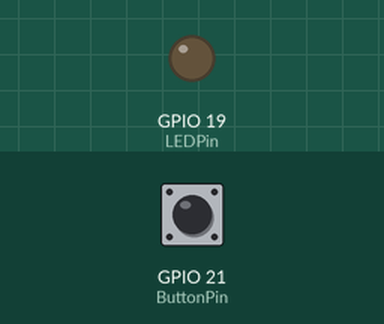
Simulated run of this program. Board: Raspberry Pi (BCM pin numbers). On the bench: output pins drawn as LEDs (lit = HIGH). The test bench sets the inputs (shaded band); at power-on: GPIO 21 (ButtonPin) LOW.

Above: at 1.2 s.
1.3 s: GPIO 21 (ButtonPin) pulled HIGH for 2.35 s
At 4.6 s:
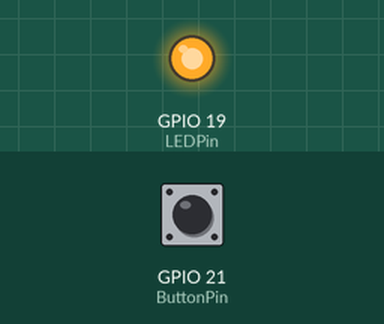
Timing chart, 0 to 11.1 s (numbered marks = the images above; inputs shaded):
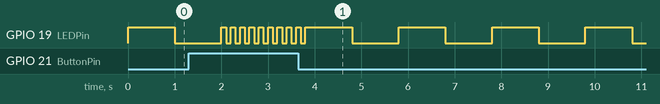

The program:

button_led_test.py
```python
import RPi.GPIO as GPIO
from time import sleep

def Blinking(timeOut):
	GPIO.output(LEDPin, True)
	sleep(timeOut)
	GPIO.output(LEDPin, False)
	sleep(timeOut)

LEDPin = 19
ButtonPin = 21
GPIO.setmode(GPIO.BCM)
GPIO.setwarnings(False)
GPIO.setup(LEDPin, GPIO.OUT)
GPIO.setup(ButtonPin, GPIO.IN, pull_up_down = GPIO.PUD_DOWN)

try:
	while True:
		# Button pressed
		if GPIO.input(ButtonPin):
			Blinking(0.1)
		else:
			Blinking(1)
finally:
	GPIO.output(LEDPin, False)
	GPIO.cleanup()
```
